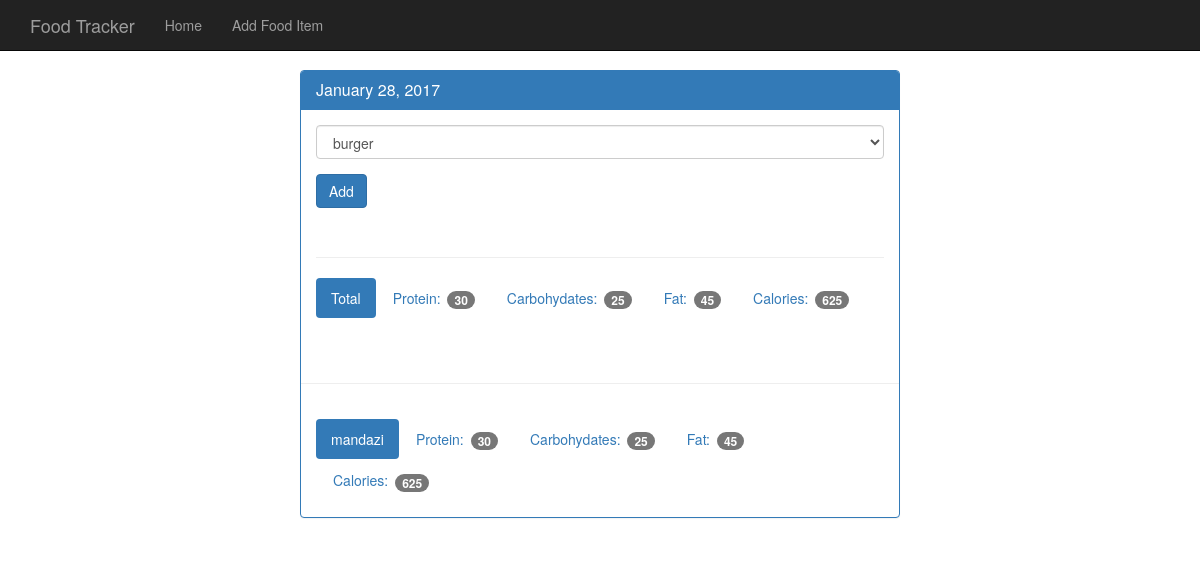
The page /view-day/20191223 on the database its author committed.
### tables this page shows
CREATE TABLE food (
    id integer primary key autoincrement,
    name text not null,
    protein integer not null,
    carbohydrates integer not null,
    fat integer not null,
    calories integer not null
);

### app.py (the view, shortened to what this page needs)
@app.route('/view-day/<date>', methods=["GET", "POST"])
def view_day(date):
    db = get_db()
    query = '''
            SELECT id, name FROM food
            '''
    cur = db.execute(query)
    food_names = cur.fetchall()
    query = '''
            SELECT name, protein, carbohydrates, fat, calories
            FROM food
            JOIN food_date ON food.id = food_date.food_id
            JOIN log_date ON food_date.log_date_id = log_date.id
            WHERE entry_date = ?
            '''
    cur = db.execute(query, [date])
    all_food = cur.fetchall()
    total_calc = {}
    total_calc['fat'] = 0
    total_calc['carbs'] = 0
    total_calc['protein'] = 0
    total_calc['calories'] = 0
    for every_row in all_food:
        total_calc['fat'] += every_row['fat']
        total_calc['carbs'] += every_row['carbohydrates']
        total_calc['calories'] += every_row['calories']
        total_calc['protein'] += every_row['protein']
    return render_template('day.html', food_names=food_names, date=date, all_food=all_food, total_calc=total_calc)

### app.py (called while the page is built)
def connect_db():
    sql = sqlite3.connect('/home/jane/Desktop/flask_ultimate/food_log.db')
    sql.row_factory = sqlite3.Row
    return sql

def get_db():
    if not hasattr(g, 'sqlite_db'):
        g.sqlite_db = connect_db()
    return g.sqlite_db

@app.teardown_appcontext  #this is called whenever a view is closed. by doing this, if a view was using db, it closes with it
def close_database(error):
    if hasattr(g, 'sqlite_db'):
        g.sqlite_db.close()

### templates/day.html (shortened to what this page needs)
<!DOCTYPE html>
<html lang="en">
  <head>
    <link href="{{ url_for('static', filename='bootstrap.min.css') }}" rel="stylesheet">
    <link href="{{ url_for('static', filename='theme.css') }}" rel="stylesheet">
  </head>
  <body>
    <nav class="navbar navbar-inverse navbar-fixed-top">
      <div class="container">
        <div class="navbar-header">
          <a class="navbar-brand" href="#">Food Tracker</a>
        </div>
        <div id="navbar" class="navbar-collapse collapse">
          <ul class="nav navbar-nav">
            <li><a href="{{ url_for('index') }}">Home</a></li>
            <li><a href="{{ url_for('add_food') }}">Add Food Item</a></li>
          </ul>
        </div>
      </div>
    </nav>
    <div class="container theme-showcase col-sm-6 col-sm-offset-3" role="main">
      <div class="row">
        <div>
          <div class="panel panel-primary">
            <div class="panel-heading">
              <h3 class="panel-title">January 28, 2017</h3>
            </div>
            <div class="panel-body">
              <form method="POST" action="{{ url_for('view_day', date=date)}}">
                <div class="form-group">
                  <select class="form-control" name="food_name">
                    {% for food in food_names%}
                    <option value="{{ food.id }}">{{ food.name }}</option>
                    {% endfor %}
                  </select>
                </div>
                <button type="submit" class="btn btn-primary">Add</button>
              </form>
              <div class="page-header"></div>
              <ul class="nav nav-pills" role="tablist">
                <li class="active"><a>Total</a></li>
                <li><a>Protein: <span class="badge">{{ total_calc.protein }}</span></a></li>
                <li><a>Carbohydates: <span class="badge">{{ total_calc.carbs }}</span></a></li>
                <li><a>Fat: <span class="badge">{{ total_calc.fat }}</span></a></li>
                <li><a>Calories: <span class="badge">{{ total_calc.calories }}</span></a></li>
              </ul>
            </div>
            <div class="page-header"></div>
            {% for food in all_food %}
            <div class="panel-body">
              <ul class="nav nav-pills" role="tablist">
                <li class="active"><a>{{ food.name }}</a></li>
                <li><a>Protein: <span class="badge">{{ food.protein }}</span></a></li>
                <li><a>Carbohydates: <span class="badge">{{ food.carbohydrates }}</span></a></li>
                <li><a>Fat: <span class="badge">{{ food.fat }}</span></a></li>
                <li><a>Calories: <span class="badge">{{ food.calories }}</span></a></li>
              </ul>
            </div>
            {% endfor %}
          </div>
        </div>
      </div>
    </div>
  </body>
</html>

### static/theme.css (style rules this page uses)
body { padding-top: 70px; padding-bottom: 30px; }

### rows shown on the page
food: name "mandazi", protein "30", carbohydrates "25", fat "45", calories "625"

### other values the page prints
{{ total_calc.protein }} "30"
{{ total_calc.carbs }} "25"
{{ total_calc.fat }} "45"
{{ total_calc.calories }} "625"
form field food_name "burger"
